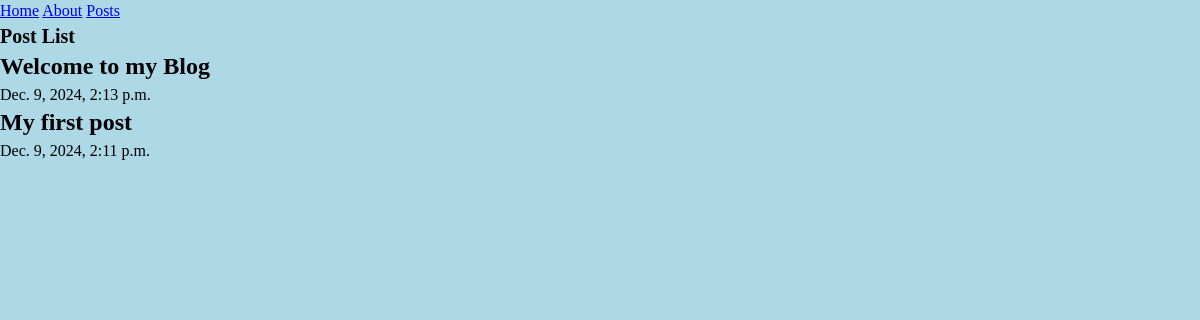
The app's page /posts/, older data.
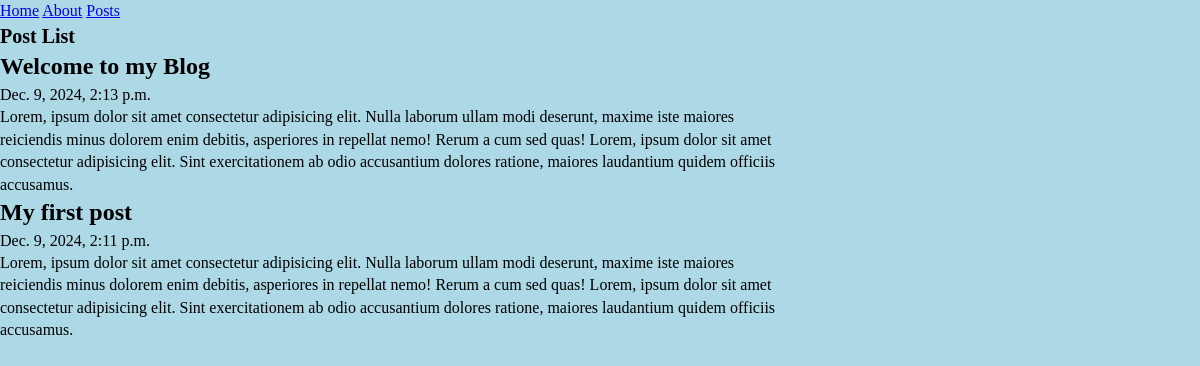
The same page, newer data.
### posts/models.py (models this page shows, shortened)
class Post(models.Model):
    title = models.CharField(max_length=75)
    body = models.TextField()
    slug = models.SlugField()
    date = models.DateTimeField(auto_now_add=True)

### posts/views.py (the view)
# urls.py: path('', views.posts_list)
def posts_list(request):
    posts = Post.objects.all().order_by('-date')
    return render(request, 'posts/posts_list.html', {'posts': posts})

### posts/templates/posts/posts_list.html (shortened to what this page needs)
{% extends 'layout.html' %}
{% block content %}
<section class="">
  <h1 class="">Post List</h1>
  {% for post in posts %}
    <article class="post">
      <h2 class="post__title">{{ post.title }}</h2>
      <p class="post__body">{{ post.date }}</p>
      <p class="post__body">{{ post.body }}</p>
    </article>
  {% endfor %}
</section>
{% endblock %}

### templates/layout.html (shortened to what this page needs)
<!DOCTYPE html>
{% load static %}
<html lang="en">
<head>
    <link rel="stylesheet" href="{% static 'css/style.css' %}">
</head>
<body>
    <nav class="nav">
        <a href="/" class="nav-link">Home</a>
        <a href="/about" class="nav-link">About</a>
        <a href="/posts" class="nav-link">Posts</a>
    </nav>
    <main class="main">
        {% block content %}
        {% endblock %}
    </main>
</body>
</html>

### static/css/style.css (style rules this page uses)
* { margin: 0; padding: 0; box-sizing: border-box; }
body { width: 100%; max-width: 800px; min=height: 100vh; background-color: lightblue; line-height: 1.4; }
h1 { font-size: 20px; color: black; }

Row changes from the older to the newer data that the page shows:
changed Post "Welcome to my Blog": body (not shown) → "Lorem, ipsum dolor sit amet consectetur adipisicing elit. Nulla laborum ullam modi deserunt, maxime iste maiores reiciendis minus dolorem enim debitis, asperiores in repellat nemo! Rerum a cum sed quas! Lorem, ipsum dolor sit amet consectetur adipisicing elit. Sint exercitationem ab odio accusantium dolores ratione, maiores laudantium quidem officiis accusamus."
changed Post "My first post": body (not shown) → "Lorem, ipsum dolor sit amet consectetur adipisicing elit. Nulla laborum ullam modi deserunt, maxime iste maiores reiciendis minus dolorem enim debitis, asperiores in repellat nemo! Rerum a cum sed quas! Lorem, ipsum dolor sit amet consectetur adipisicing elit. Sint exercitationem ab odio accusantium dolores ratione, maiores laudantium quidem officiis accusamus."
